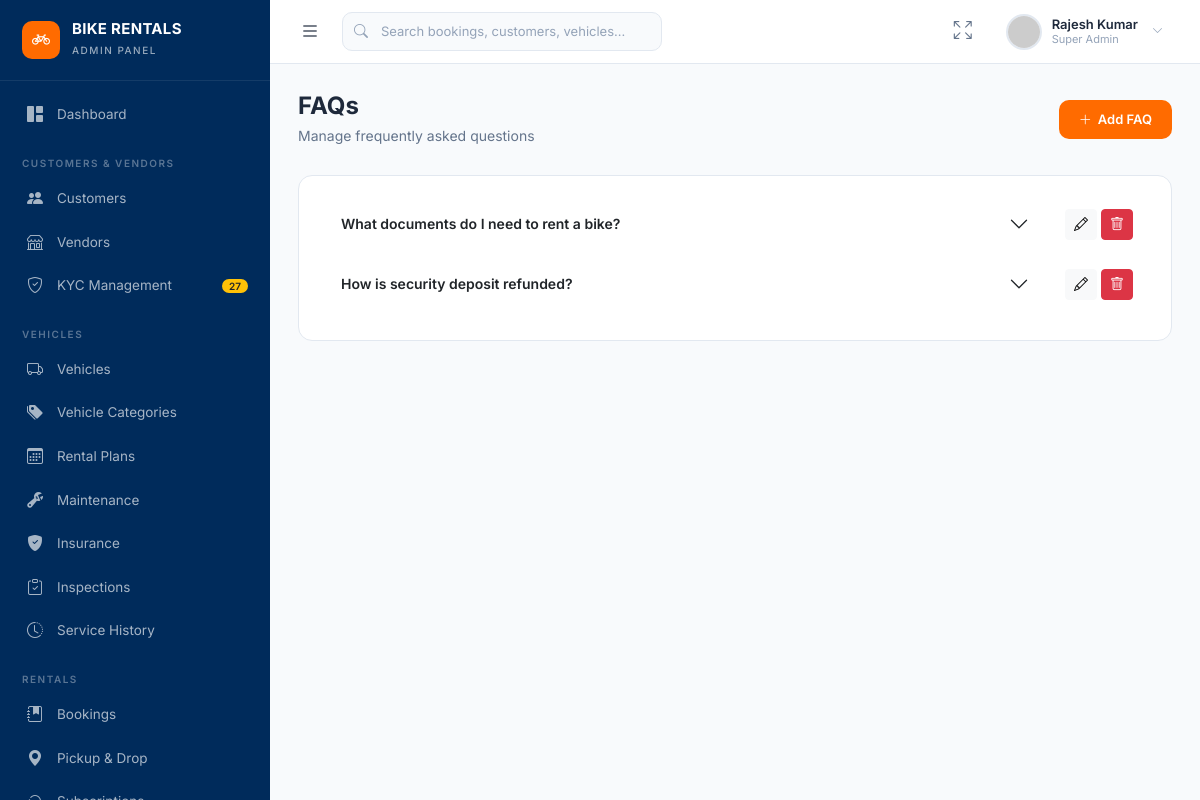
The app's page /support/faqs/ with its own data.
### myapp/models.py (models this page shows, shortened)
class FAQ(models.Model):
    question = models.CharField(max_length=255)
    answer = models.TextField()
    category = models.CharField(max_length=100, default="General")
    order = models.PositiveIntegerField(default=1)
    is_active = models.BooleanField(default=True)
    class Meta:
        ordering = ["order"]

### myapp/views.py (the view, shortened to what this page needs)
# urls.py: path('support/faqs/', views.support_faqs, name='admin_faqs'),
def support_faqs(request):
    faqs = FAQ.objects.all()
    return render(request, "admin/support/faqs.html", {"faqs": faqs})

### myapp/templates/admin/support/faqs.html (shortened to what this page needs)
{% extends "admin/base.html" %}
{% block content %}
<div class="page-header d-flex align-items-center justify-content-between flex-wrap gap-2">
    <div><h1>FAQs</h1><p>Manage frequently asked questions</p></div>
    <div class="page-header-actions"><button class="btn-primary-custom" data-bs-toggle="modal" data-bs-target="#addFAQModal"><i class="bi bi-plus-lg"></i> Add FAQ</button></div>
</div>
<div class="row g-3">
    <div class="col-12">
        <div class="panel-card">
            <div class="panel-card-body">
                <div class="accordion" id="faqAccordion">
                    {% for faq in faqs %}
                    <div class="accordion-item border-0 mb-2">
                        <h2 class="accordion-header d-flex justify-content-between align-items-center">
                            <button class="accordion-button collapsed" type="button" data-bs-toggle="collapse" data-bs-target="#faq{{ faq.id }}" style="font-size:14px;font-weight:600;">
                                {{ faq.question }}
                            </button>
                            <div class="ms-3 d-flex pe-3">
                                <button class="btn btn-sm btn-light me-1" onclick="openEditModal('faq', '{{ faq.id }}')"><i class="bi bi-pencil"></i></button>
                                <button class="btn btn-sm btn-danger" data-bs-toggle="modal" data-bs-target="#confirmActionModal" data-action="delete" data-url="/api/support/faqs/{{ faq.id }}/"><i class="bi bi-trash"></i></button>
                            </div>
                        </h2>
                    </div>
                    {% endfor %}
</div></div></div></div>
            </div>
        </div>
{% endblock %}

### myapp/static/css/admin.css (style rules this page uses)
:root { --primary: #002B5B; --primary-light: #003d7a; --primary-dark: #001d3d; --accent: #FF6B00; --accent-hover: #E65C00; --accent-light: rgba(255, 107, 0, 0.1); --bg: #F8FAFC; --bg-card: #FFFFFF; --text: #1E293B; --text-secondary: #64748B; --text-muted: #94A3B8; --white: #FFFFFF; --border: #E2E8F0; --border-light: #F1F5F9; --success: #10B981; --success-bg: rgba(16, 185, 129, 0.1); --warning: #F59E0B; --warning-bg: rgba(245, 158, 11, 0.1); --danger: #EF4444; --danger-bg: rgba(239, 68, 68, 0.1); --info: #3B82F6; --info-bg: rgba(59, 130, 246, 0.1); --purple: #8B5CF6; --purple-bg: rgba(139, 92, 246, 0.1); --sidebar-width: 270px; --sidebar-collapsed: 0px; --navbar-height: 64px; --radius: 10px; --radius-sm: 6px; --radius-lg: 14px; --shadow-sm: 0 1px 3px rgba(0, 0, 0, 0.06), 0 1px 2px rgba(0, 0, 0, 0.04); --shadow: 0 4px 6px -1px rgba(0, 0, 0, 0.07), 0 2px 4px -2px rgba(0, 0, 0, 0.05); --shadow-md: 0 10px 15px -3px rgba(0, 0, 0, 0.08), 0 4px 6px -4px rgba(0, 0, 0, 0.05); --shadow-lg: 0 20px 25px -5px rgba(0, 0, 0, 0.08), 0 8px 10px -6px rgba(0, 0, 0, 0.04); --transition: all 0.25s cubic-bezier(0.4, 0, 0.2, 1); --font: 'Inter', -apple-system, BlinkMacSystemFont, 'Segoe UI', sans-serif; }
*, *::before, *::after { box-sizing: border-box; margin: 0; padding: 0; }
html { scroll-behavior: smooth; }
body { font-family: var(--font); background: var(--bg); color: var(--text); font-size: 14px; line-height: 1.6; overflow-x: hidden; -webkit-font-smoothing: antialiased; -moz-osx-font-smoothing: grayscale; }
.page-header { margin-bottom: 28px; }
.page-header h1 { font-size: 24px; font-weight: 700; color: var(--text); margin: 0; }
.page-header p { color: var(--text-secondary); font-size: 14px; margin: 4px 0 0; }
.page-header-actions { display: flex; gap: 10px; align-items: center; }
.panel-card { background: var(--white); border-radius: var(--radius-lg); border: 1px solid var(--border); overflow: hidden; }
.panel-card-body { padding: 22px; }
.btn-primary-custom { background: var(--accent); color: var(--white); border: none; padding: 9px 20px; border-radius: var(--radius); font-size: 13px; font-weight: 600; cursor: pointer; transition: var(--transition); font-family: var(--font); display: inline-flex; align-items: center; gap: 6px; }

### records on screen
FAQ: question "What documents do I need to rent a bike?"
FAQ: question "How is security deposit refunded?"
